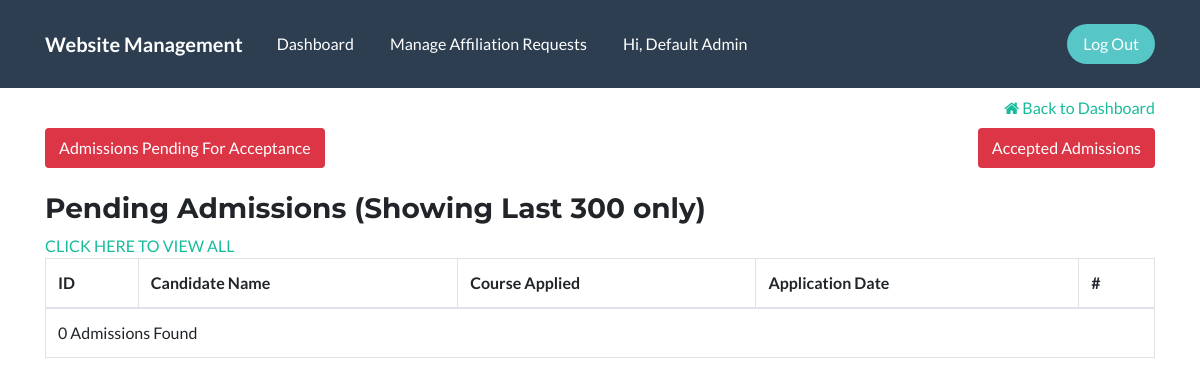
The page /admin/admissions/ (signed in) on the database as committed earlier.
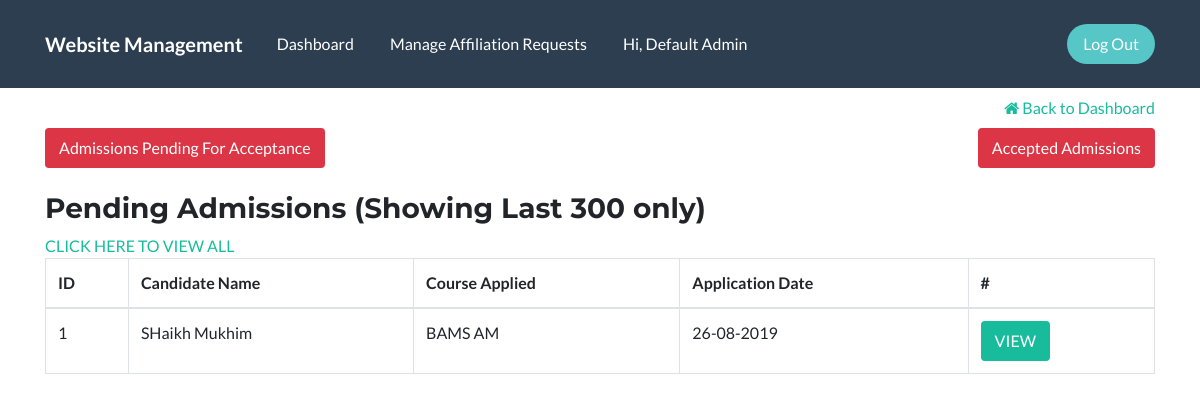
The same page on the database as committed later.
### tables this page shows
CREATE TABLE `admissions` (
  `id` int(10) UNSIGNED NOT NULL,
  `course_name` varchar(100) NOT NULL,
  `application_date` varchar(10) NOT NULL,
  `institute_details` varchar(256) NOT NULL,
  `candidate_name` varchar(128) NOT NULL,
  `father_name` varchar(128) NOT NULL,
  `mother_name` varchar(128) NOT NULL,
  `dob` varchar(10) NOT NULL,
  `gender` varchar(10) NOT NULL,
  `edu_qual` varchar(50) NOT NULL,
  `perm_add` varchar(256) NOT NULL,
  `local_add` varchar(256) NOT NULL,
  `father_occupation` varchar(50) NOT NULL,
  `mother_occupation` varchar(50) NOT NULL,
  `mob_1` varchar(10) NOT NULL,
  `mob_2` varchar(10) NOT NULL,
  `email_id` varchar(100) NOT NULL,
  `ssc` tinyint(1) NOT NULL,
  `ssc_passed_status` tinyint(1) NOT NULL DEFAULT '0',
  `ssc_year` varchar(7) NOT NULL,
  `ssc_school` varchar(100) NOT NULL,
  `ssc_board` varchar(100) NOT NULL,
  `ssc_per` float UNSIGNED NOT NULL,
  `ssc_div` varchar(50) NOT NULL,
  `hsc` tinyint(1) NOT NULL DEFAULT '0',
  `hsc_passed_status` tinyint(1) NOT NULL,
  `hsc_year` varchar(7) NOT NULL,
  `hsc_college` varchar(100) NOT NULL,
  `hsc_board` varchar(100) NOT NULL,
  `hsc_per` float UNSIGNED NOT NULL,
  `hsc_div` varchar(50) NOT NULL,
  `grad` tinyint(1) NOT NULL DEFAULT '0',
  `grad_passed_status` tinyint(1) NOT NULL,
  `grad_year` varchar(7) NOT NULL,
  `grad_college` varchar(100) NOT NULL,
  `grad_uni` varchar(100) NOT NULL,
  `grad_per` float UNSIGNED NOT NULL,
  `grad_div` varchar(50) NOT NULL,
  `other` tinyint(1) NOT NULL DEFAULT '0',
  `other_course_name` varchar(100) NOT NULL,
  `other_pass_status` tinyint(1) NOT NULL,
  `other_year` varchar(7) NOT NULL,
  `other_college` varchar(100) NOT NULL,
  `other_uni` varchar(100) NOT NULL,
  `other_per` float UNSIGNED NOT NULL,
  `other_div` varchar(50) NOT NULL,
  `photo_url` varchar(256) NOT NULL,
  `creation_ip` varchar(50) NOT NULL,
  `last_update` timestamp NOT NULL DEFAULT CURRENT_TIMESTAMP ON UPDATE CURRENT_TIMESTAMP,
  `is_accepted` tinyint(1) NOT NULL DEFAULT '0',
  `accepted_by` varchar(25) NOT NULL
);

### php/controllers/controller.class.php (called while the page is built, shortened)
<?php
	class controller
	{
		protected function loadAdmin($array) {
			require_once appRoot.'/frontend/admin/template.php';
		}
		protected function accessLevelRequired($level_name, $a = 1) {
			if($_SESSION['admin_'.$level_name] == 1) {
				return true;
			}
			return false;
		}
	}

### index.php (called while the page is built, shortened)
<?php
	require_once contrDir.'/controller.class.php';
	require_once contrDir.'/routes.class.php';
	require_once classDir.'/db.class.php';
	$route = new route;
	$uri = explode('?', $_SERVER['REQUEST_URI']);
	$route->routeTo($uri[0]);
?>

### php/classes/db.class.php (called while the page is built, shortened)
<?php
	class db {
		private $host, $user, $pass, $database;
		function __construct($dbHost = dbHost, $dbUser = dbUser, $dbPass = dbPass, $dbName = dbName) {
			$this->host = $dbHost;
			$this->user = $dbUser;
			$this->pass = $dbPass;
			$this->database = $dbName;
		}
		private function connect() {
			$con = new mysqli($this->host, $this->user, $this->pass, $this->database);
			return $con;
		}
		function select($table, $columnsToSelect, $whereFormat = NULL, $whereValues = NULL, $extra = NULL) {
			if(is_array($table) && $table[1] == 'distinct') {
				$q_start = "SELECT DISTINCT ";
				$table = $table[0];
			}
			else
				$q_start = "SELECT ";
			$con=$this->connect();
			if($whereFormat != NULL) {
				$query = $q_start.$columnsToSelect." FROM ".$table." WHERE ".$whereFormat ." ".$extra.";";
			}
			else {
				$query = $q_start.$columnsToSelect." FROM ".$table." ".$extra.";";
			}
			$stmt=$con->prepare($query);
			if($stmt->execute()) {
				return array(true, $stmt->get_result());
			}
		}
	}

### frontend/admin/pages/admission_spl.php (the view, shortened to what this page needs)
<div class="container mt-2 text-right">
    <a href="/admin/" ><i class="fa fa-home" ></i> Back to Dashboard</a>
</div>
<div class="container mt-2">
    <div class="row">
        <div class="col-lg-6 col-md-6 col-sm-12 text-left"><a name="" id="" class="btn btn-danger" href="/admin/admissions/" role="button">Admissions Pending For Acceptance</a></div>
        <div class="col-lg-6 col-md-6 col-sm-12 text-right"><a name="" id="" class="btn btn-danger" href="/admin/admissions/accepted/" role="button">Accepted Admissions</a></div>
    </div>
    <br/>
    <?php
        if(explode("/admin/admissions/", $array["route"])[1] == "accepted/") {
            $whereSTMT = "is_accepted=1";
            $tableTTL = "<h3>Accepted Admissions";
        }
        else {
            $whereSTMT = "is_accepted=0";
            $tableTTL = "<h3>Pending Admissions";
        }
        $datas = "";
        if(!isset($_GET["LIMIT"])) {
            $extra = "ORDER BY last_update LIMIT 300";
            $tableTTL.="  (Showing Last 300 only)</h3><a href='?LIMIT=NA'>CLICK HERE TO VIEW ALL</a>";
        }
        else {
            $extra = "ORDER BY last_update";
            $tableTTL .= " (ALL)</h3>";
        }
        $db = new db;
        $res = $db->select("admissions", "id, course_name, application_date, candidate_name, dob, mob_1", $whereSTMT, NULL, $extra);
        if($res[0] == true && $res[1]->num_rows > 0) {
            while($r = mysqli_fetch_assoc($res[1])) {
                $href = "/online-admissions/download/?id=".$r['id']."&dob=".$r['dob']."&mob=".$r['mob_1'];
                $datas .= '
                    <tr>
                        <td>'.$r['id'].'</td>
                        <td>'.$r['candidate_name'].'</td>
                        <td>'.$r['course_name'].'</td>
                        <td>'. date("d-m-Y", strtotime($r["application_date"])).'</td>
                        <td><a name="" id="" class="btn btn-primary" href="'.$href.'" role="button">VIEW</a></td>
                    </tr>
                ';
            }
        } else {
            $datas = '<tr><td colspan=5>0 Admissions Found</td></tr>';
        }
    ?>
    <?=$tableTTL?>
    <table id="admTbl" width="100%" class="table table-bordered">
        <thead>
            <tr>
                <th>ID</th>
                <th>Candidate Name</th>
                <th>Course Applied</th>
                <th>Application Date</th>
                <th>#</th>
            </tr>
            </thead>
            <tbody>
                <?=$datas; ?>
            </tbody>
    </table>
</div>

### php/controllers/routes.class.php (shortened to what this page needs)
<?php
	class route extends controller
	{
		private $curRouteId = -1;
		public static $validRoutes = array();
		public static function set_route($route, $type, $path) {
			$routePresentLocation = 0;
			if(count(self::$validRoutes) != 0) {
				for ($i=0; $i<count(self::$validRoutes); $i++) {
					if($route == self::$validRoutes[$i]['route']) {
						$routePresentLocation = $i;
						break;
					}
				}
			}
			if($routePresentLocation == 0) {
				self::$validRoutes[] = array('route' => $route, 'type' => $type, 'path' => $path);
			}
			else {
				trigger_error(htmlentities($route ." has been already set in validRoutes[". $i."][route]"), E_USER_ERROR);
			}
		}
		private function getCurrentRoute($route) {
			for($i=0; $i<(count(self::$validRoutes)); $i++) {
				if(self::$validRoutes[$i]['route'] == $route) {
					$this->curRouteId = $i;
					break;
				}
			}
			return $this->curRouteId;
		}
		public function routeTo($route) {
			if($this->getCurrentRoute($route) != -1) {
				$control = new controller;
				$this->curRoute = self::$validRoutes[$this->curRouteId];
				switch ($this->curRoute['type']) {
						case 'admin':
							$control->loadAdmin($this->curRoute);
							break;
					}
			}
			else {
				$this->routeNotFound($route);
			}
		}
	}

### frontend/admin/template.php (shortened to what this page needs)
<!DOCTYPE html>
<html>
<head>
    <link rel="stylesheet" href="<?=webCdn ?>/bootstrap/css/bootstrap.min.css">
    <link rel="stylesheet" href="<?=webCdn ?>/fonts/font-awesome.min.css">
    <link rel="stylesheet" href="<?=webCdn ?>/css/admin.min.css">
</head>
<body>
    <div>
        <nav class="navbar navbar-light navbar-expand-md navigation-clean-button" style="background-color: #2c3e50;">
            <div class="container"><span class="navbar-brand" style="color: #ffffff;">Website Management</span>
                <div class="collapse navbar-collapse" id="navcol-1">
                    <ul class="nav navbar-nav mr-auto">
                        <li class="nav-item" role="presentation" style="color: rgb(255,255,255);"><a class="nav-link"
                                href="/admin/" style="color: rgb(255,255,255);">Dashboard</a></li>
                        <li class="nav-item" role="presentation" style="color: rgb(255,255,255);"><a class="nav-link"
                                href="/admin/affiliations/" style="color: rgb(255,255,255);">Manage Affiliation Requests</a></li>
                        <li class="nav-item" role="presentation" style="color: rgb(255,255,255);"><a class="nav-link"
                                style="color: rgb(255,255,255);">Hi,
                                <?= ucfirst($_SESSION['admin_f_name'] . ' '. $_SESSION['admin_l_name']); ?></a></li>
                    </ul><span class="navbar-text actions"> <a class="btn btn-light action-button" role="button"
                            href="/admin/login/?logout=true">Log Out</a></span>
                </div>
            </div>
        </nav>
    </div>
        <?php require_once appRoot."/frontend/admin/pages/".$array['path'].".php"; ?>
</body>
</html>

### frontend/admin/pages/admission.php
<?php
    if($this->accessLevelRequired("access_admissions", 2) == false) {
        echo'
        <div class="container mt-2 text-center">
            <a href="/admin/" ><i class="fa fa-home" ></i> Back to Dashboard</a><br/><br/>
            <h3 class="text-danger">You do not have access to admissions section, If you think this is a mistake please contact administrator</h3>;
        </div>
        ';
    } else {
        require_once("admission_spl.php");
    }
    ?>

Rows that differ between the two databases and show on the page:
added admissions: id "1", candidate_name "SHaikh Mukhim", course_name "BAMS AM", application_date "26-08-2019"
Other text that changed with them:
text no longer shown: "0 Admissions Found"
